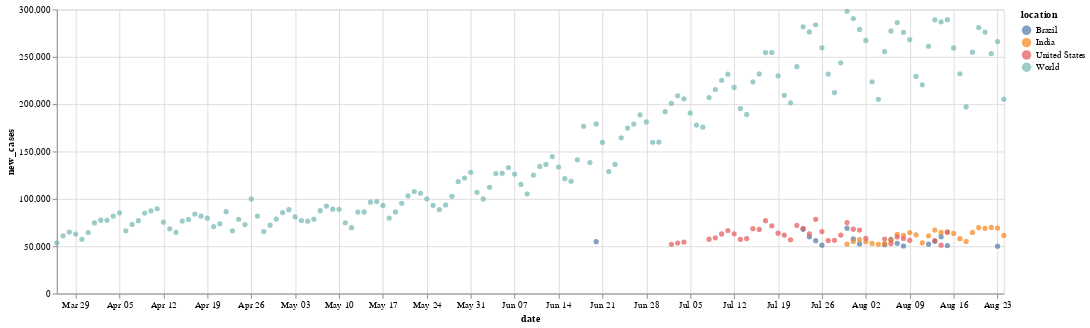

This figure's notebook cell:
### Markdown cell above
## Logical operators

The usual logical operators are supported - because python allows to override the bitwise variants but not the logical operators, you have to use the infix bitwise not, and and or variants: not (`~` operator), and (`&` operator) and or (`|` operator). All require boolean arguments and evaluate in turn to a boolean value.

### Code cell
filter = (~ (Q.column("new_cases") < 50000))

data_above_50000 = dataset.get_data(condition = filter)

altair.Chart(data_above_50000).mark_circle().encode(
        x="date:T",
        y="new_cases",
        color="location",
        tooltip=["location", "date", "new_cases", "new_deaths"]
    ).properties(width=1000)

### Figure 1 — Vega-Lite specification as saved in the notebook (floating-point values rounded to 4 significant figures; data arrays with more than 128 entries replaced by an {"elided": "..."} marker saying what was removed)
{"config": {"view": {"continuousWidth": 400, "continuousHeight": 300}}, "data": {"name": "data-447d8a9e267675bc7194145ab0e58617"}, "mark": "circle", "encoding": {"color": {"type": "nominal", "field": "location"}, "tooltip": [{"type": "nominal", "field": "location"}, {"type": "nominal", "field": "date"}, {"type": "quantitative", "field": "new_cases"}, {"type": "quantitative", "field": "new_deaths"}], "x": {"type": "temporal", "field": "date"}, "y": {"type": "quantitative", "field": "new_cases"}}, "width": 1000, "$schema": "https://vega.github.io/schema/vega-lite/v4.8.1.json", "datasets": {"data-447d8a9e267675bc7194145ab0e58617": {"elided": "232 records"}}}
